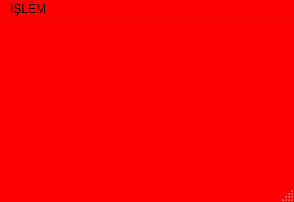
<?xml version="1.0" encoding="UTF-8"?>
<ui version="4.0">
 <class>MainWindow</class>
 <widget class="QMainWindow" name="MainWindow">
  <property name="geometry">
   <rect>
    <x>0</x>
    <y>0</y>
    <width>294</width>
    <height>202</height>
   </rect>
  </property>
  <property name="palette">
   <palette>
    <active>
     <colorrole role="WindowText">
      <brush brushstyle="SolidPattern">
       <color alpha="255">
        <red>0</red>
        <green>0</green>
        <blue>0</blue>
       </color>
      </brush>
     </colorrole>
     <colorrole role="Button">
      <brush brushstyle="SolidPattern">
       <color alpha="255">
        <red>255</red>
        <green>0</green>
        <blue>0</blue>
       </color>
      </brush>
     </colorrole>
     <colorrole role="Light">
      <brush brushstyle="SolidPattern">
       <color alpha="255">
        <red>255</red>
        <green>127</green>
        <blue>127</blue>
       </color>
      </brush>
     </colorrole>
     <colorrole role="Midlight">
      <brush brushstyle="SolidPattern">
       <color alpha="255">
        <red>255</red>
        <green>63</green>
        <blue>63</blue>
       </color>
      </brush>
     </colorrole>
     <colorrole role="Dark">
      <brush brushstyle="SolidPattern">
       <color alpha="255">
        <red>127</red>
        <green>0</green>
        <blue>0</blue>
       </color>
      </brush>
     </colorrole>
     <colorrole role="Mid">
      <brush brushstyle="SolidPattern">
       <color alpha="255">
        <red>170</red>
        <green>0</green>
        <blue>0</blue>
       </color>
      </brush>
     </colorrole>
     <colorrole role="Text">
      <brush brushstyle="SolidPattern">
       <color alpha="255">
        <red>0</red>
        <green>0</green>
        <blue>0</blue>
       </color>
      </brush>
     </colorrole>
     <colorrole role="BrightText">
      <brush brushstyle="SolidPattern">
       <color alpha="255">
        <red>255</red>
        <green>255</green>
        <blue>255</blue>
       </color>
      </brush>
     </colorrole>
     <colorrole role="ButtonText">
      <brush brushstyle="SolidPattern">
       <color alpha="255">
        <red>0</red>
        <green>0</green>
        <blue>0</blue>
       </color>
      </brush>
     </colorrole>
     <colorrole role="Base">
      <brush brushstyle="SolidPattern">
       <color alpha="255">
        <red>255</red>
        <green>255</green>
        <blue>255</blue>
       </color>
      </brush>
     </colorrole>
     <colorrole role="Window">
      <brush brushstyle="SolidPattern">
       <color alpha="255">
        <red>255</red>
        <green>0</green>
        <blue>0</blue>
       </color>
      </brush>
     </colorrole>
     <colorrole role="Shadow">
      <brush brushstyle="SolidPattern">
       <color alpha="255">
        <red>0</red>
        <green>0</green>
        <blue>0</blue>
       </color>
      </brush>
     </colorrole>
     <colorrole role="AlternateBase">
      <brush brushstyle="SolidPattern">
       <color alpha="255">
        <red>255</red>
        <green>127</green>
        <blue>127</blue>
       </color>
      </brush>
     </colorrole>
     <colorrole role="ToolTipBase">
      <brush brushstyle="SolidPattern">
       <color alpha="255">
        <red>255</red>
        <green>255</green>
        <blue>220</blue>
       </color>
      </brush>
     </colorrole>
     <colorrole role="ToolTipText">
      <brush brushstyle="SolidPattern">
       <color alpha="255">
        <red>0</red>
        <green>0</green>
        <blue>0</blue>
       </color>
      </brush>
     </colorrole>
    </active>
    <inactive>
     <colorrole role="WindowText">
      <brush brushstyle="SolidPattern">
       <color alpha="255">
        <red>0</red>
        <green>0</green>
        <blue>0</blue>
       </color>
      </brush>
     </colorrole>
     <colorrole role="Button">
      <brush brushstyle="SolidPattern">
       <color alpha="255">
        <red>255</red>
        <green>0</green>
        <blue>0</blue>
       </color>
      </brush>
     </colorrole>
     <colorrole role="Light">
      <brush brushstyle="SolidPattern">
       <color alpha="255">
        <red>255</red>
        <green>127</green>
        <blue>127</blue>
       </color>
      </brush>
     </colorrole>
     <colorrole role="Midlight">
      <brush brushstyle="SolidPattern">
       <color alpha="255">
        <red>255</red>
        <green>63</green>
        <blue>63</blue>
       </color>
      </brush>
     </colorrole>
     <colorrole role="Dark">
      <brush brushstyle="SolidPattern">
       <color alpha="255">
        <red>127</red>
        <green>0</green>
        <blue>0</blue>
       </color>
      </brush>
     </colorrole>
     <colorrole role="Mid">
      <brush brushstyle="SolidPattern">
       <color alpha="255">
        <red>170</red>
        <green>0</green>
        <blue>0</blue>
       </color>
      </brush>
     </colorrole>
     <colorrole role="Text">
      <brush brushstyle="SolidPattern">
       <color alpha="255">
        <red>0</red>
        <green>0</green>
        <blue>0</blue>
       </color>
      </brush>
     </colorrole>
     <colorrole role="BrightText">
      <brush brushstyle="SolidPattern">
       <color alpha="255">
        <red>255</red>
        <green>255</green>
        <blue>255</blue>
       </color>
      </brush>
     </colorrole>
     <colorrole role="ButtonText">
      <brush brushstyle="SolidPattern">
       <color alpha="255">
        <red>0</red>
        <green>0</green>
        <blue>0</blue>
       </color>
      </brush>
     </colorrole>
     <colorrole role="Base">
      <brush brushstyle="SolidPattern">
       <color alpha="255">
        <red>255</red>
        <green>255</green>
        <blue>255</blue>
       </color>
      </brush>
     </colorrole>
     <colorrole role="Window">
      <brush brushstyle="SolidPattern">
       <color alpha="255">
        <red>255</red>
        <green>0</green>
        <blue>0</blue>
       </color>
      </brush>
     </colorrole>
     <colorrole role="Shadow">
      <brush brushstyle="SolidPattern">
       <color alpha="255">
        <red>0</red>
        <green>0</green>
        <blue>0</blue>
       </color>
      </brush>
     </colorrole>
     <colorrole role="AlternateBase">
      <brush brushstyle="SolidPattern">
       <color alpha="255">
        <red>255</red>
        <green>127</green>
        <blue>127</blue>
       </color>
      </brush>
     </colorrole>
     <colorrole role="ToolTipBase">
      <brush brushstyle="SolidPattern">
       <color alpha="255">
        <red>255</red>
        <green>255</green>
        <blue>220</blue>
       </color>
      </brush>
     </colorrole>
     <colorrole role="ToolTipText">
      <brush brushstyle="SolidPattern">
       <color alpha="255">
        <red>0</red>
        <green>0</green>
        <blue>0</blue>
       </color>
      </brush>
     </colorrole>
    </inactive>
    <disabled>
     <colorrole role="WindowText">
      <brush brushstyle="SolidPattern">
       <color alpha="255">
        <red>127</red>
        <green>0</green>
        <blue>0</blue>
       </color>
      </brush>
     </colorrole>
     <colorrole role="Button">
      <brush brushstyle="SolidPattern">
       <color alpha="255">
        <red>255</red>
        <green>0</green>
        <blue>0</blue>
       </color>
      </brush>
     </colorrole>
     <colorrole role="Light">
      <brush brushstyle="SolidPattern">
       <color alpha="255">
        <red>255</red>
        <green>127</green>
        <blue>127</blue>
       </color>
      </brush>
     </colorrole>
     <colorrole role="Midlight">
      <brush brushstyle="SolidPattern">
       <color alpha="255">
        <red>255</red>
        <green>63</green>
        <blue>63</blue>
       </color>
      </brush>
     </colorrole>
     <colorrole role="Dark">
      <brush brushstyle="SolidPattern">
       <color alpha="255">
        <red>127</red>
        <green>0</green>
        <blue>0</blue>
       </color>
      </brush>
     </colorrole>
     <colorrole role="Mid">
      <brush brushstyle="SolidPattern">
       <color alpha="255">
        <red>170</red>
        <green>0</green>
        <blue>0</blue>
       </color>
      </brush>
     </colorrole>
     <colorrole role="Text">
      <brush brushstyle="SolidPattern">
       <color alpha="255">
        <red>127</red>
        <green>0</green>
        <blue>0</blue>
       </color>
      </brush>
     </colorrole>
     <colorrole role="BrightText">
      <brush brushstyle="SolidPattern">
       <color alpha="255">
        <red>255</red>
        <green>255</green>
        <blue>255</blue>
       </color>
      </brush>
     </colorrole>
     <colorrole role="ButtonText">
      <brush brushstyle="SolidPattern">
       <color alpha="255">
        <red>127</red>
        <green>0</green>
        <blue>0</blue>
       </color>
      </brush>
     </colorrole>
     <colorrole role="Base">
      <brush brushstyle="SolidPattern">
       <color alpha="255">
        <red>255</red>
        <green>0</green>
        <blue>0</blue>
       </color>
      </brush>
     </colorrole>
     <colorrole role="Window">
      <brush brushstyle="SolidPattern">
       <color alpha="255">
        <red>255</red>
        <green>0</green>
        <blue>0</blue>
       </color>
      </brush>
     </colorrole>
     <colorrole role="Shadow">
      <brush brushstyle="SolidPattern">
       <color alpha="255">
        <red>0</red>
        <green>0</green>
        <blue>0</blue>
       </color>
      </brush>
     </colorrole>
     <colorrole role="AlternateBase">
      <brush brushstyle="SolidPattern">
       <color alpha="255">
        <red>255</red>
        <green>0</green>
        <blue>0</blue>
       </color>
      </brush>
     </colorrole>
     <colorrole role="ToolTipBase">
      <brush brushstyle="SolidPattern">
       <color alpha="255">
        <red>255</red>
        <green>255</green>
        <blue>220</blue>
       </color>
      </brush>
     </colorrole>
     <colorrole role="ToolTipText">
      <brush brushstyle="SolidPattern">
       <color alpha="255">
        <red>0</red>
        <green>0</green>
        <blue>0</blue>
       </color>
      </brush>
     </colorrole>
    </disabled>
   </palette>
  </property>
  <property name="windowTitle">
   <string>MainWindow</string>
  </property>
  <widget class="QWidget" name="centralwidget"/>
  <widget class="QMenuBar" name="menubar">
   <property name="geometry">
    <rect>
     <x>0</x>
     <y>0</y>
     <width>294</width>
     <height>21</height>
    </rect>
   </property>
   <widget class="QMenu" name="menu_LEM">
    <property name="title">
     <string>İŞLEM</string>
    </property>
    <addaction name="separator"/>
    <addaction name="separator"/>
    <addaction name="yenisoruekle"/>
    <addaction name="sorusec"/>
   </widget>
   <addaction name="menu_LEM"/>
  </widget>
  <widget class="QStatusBar" name="statusbar"/>
  <action name="yenisoruekle">
   <property name="text">
    <string>YENİ SORU EKLE</string>
   </property>
  </action>
  <action name="sorusec">
   <property name="text">
    <string>SORU SEÇ</string>
   </property>
  </action>
 </widget>
 <resources/>
 <connections/>
</ui>
